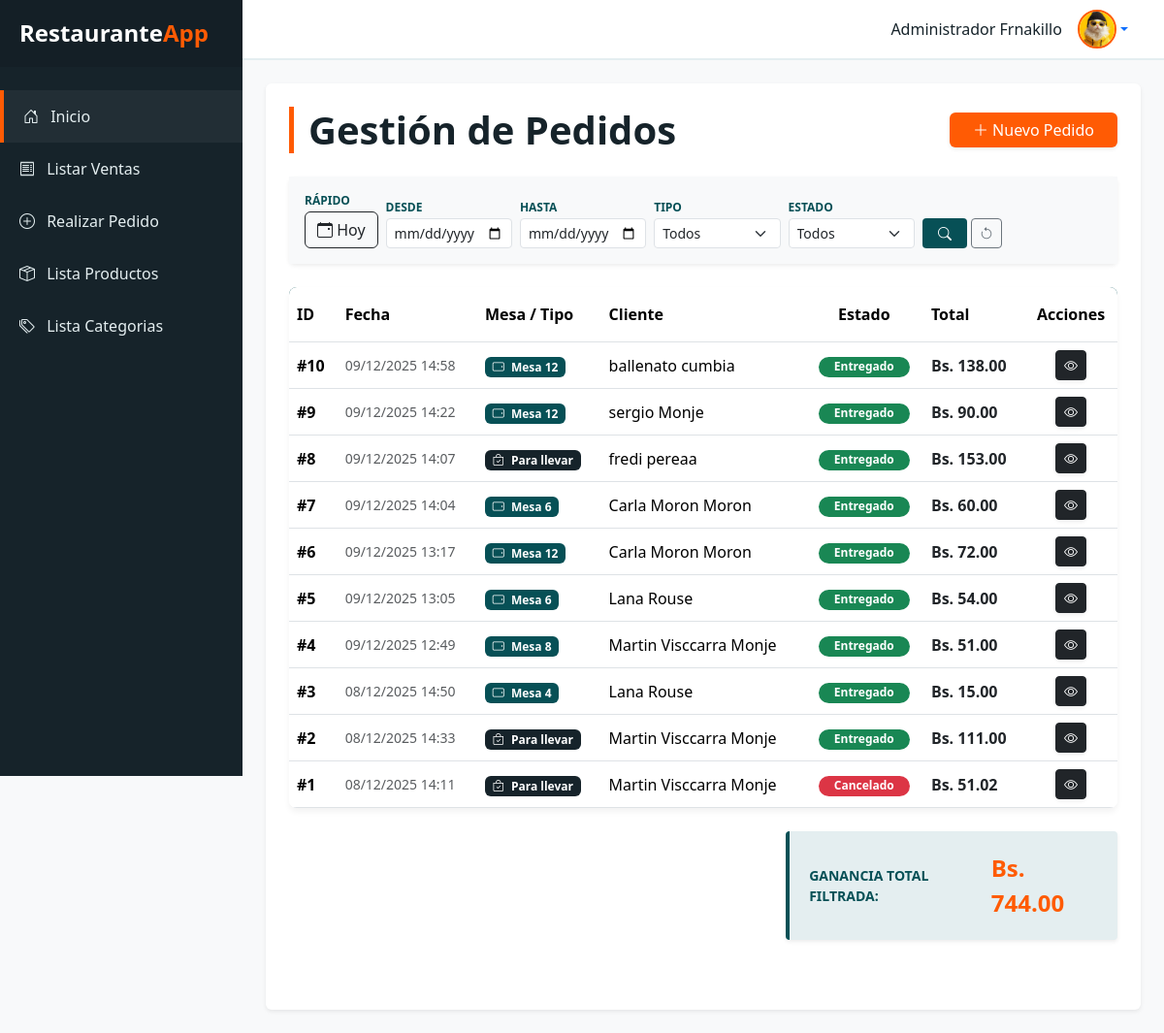
Before: /listarpedidos/ with the older database file.
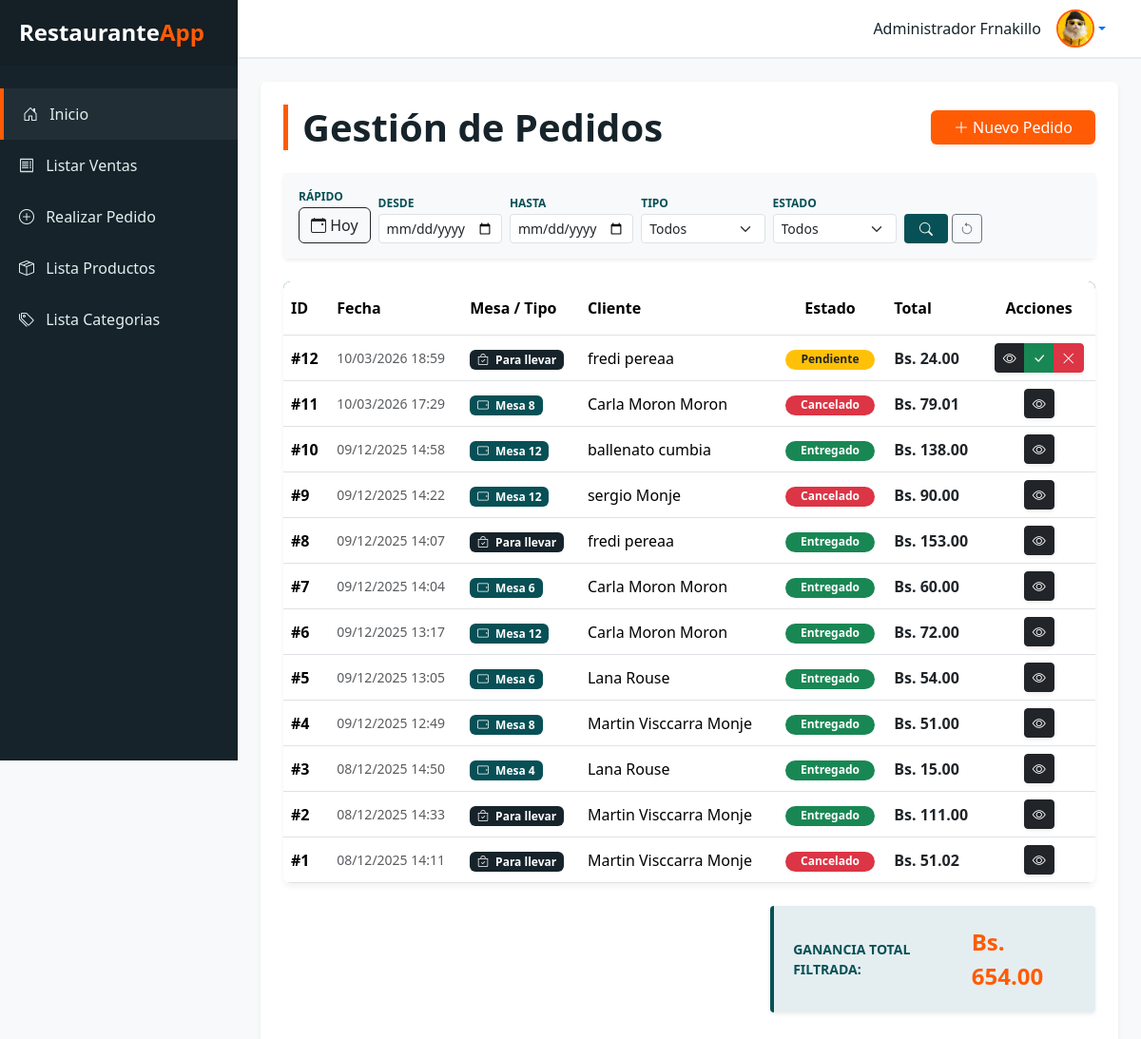
After: the same page with the newer database file.
### restaurante/models.py (models this page shows, shortened)
class Pedido(models.Model):
    class TipoPedido(models.TextChoices):
        MESA = "MESA", _("En mesa")
        LLEVAR = "LLEVAR", _("Para llevar")
    class Estado(models.TextChoices):
        PENDIENTE = "PENDIENTE", _("Pendiente")
        PREPARANDO = "PREPARANDO", _("Preparando")
        ENTREGADO = "ENTREGADO", _("Entregado")
        CANCELADO = "CANCELADO", _("Cancelado")
    fecha = models.DateTimeField(auto_now_add=True)
    tipo = models.CharField(
        max_length=20,
        choices=TipoPedido.choices,
        default=TipoPedido.MESA
    )
    estado = models.CharField(
        max_length=20,
        choices=Estado.choices,
        default=Estado.PENDIENTE
    )
    mesa = models.CharField(max_length=20, blank=True, null=True)
    cliente_nombre = models.CharField(max_length=100, blank=True, null=True)
    class Meta:
        verbose_name = _("Pedido")
        verbose_name_plural = _("Pedidos")
    @property
    def total(self):
        return sum(det.subtotal for det in self.detalles.all())

class DetallePedido(models.Model):
    pedido = models.ForeignKey(Pedido, on_delete=models.CASCADE, related_name="detalles")
    producto = models.ForeignKey(Producto, on_delete=models.PROTECT)
    cantidad = models.PositiveIntegerField(default=1)
    precio_unitario = models.DecimalField(max_digits=10, decimal_places=2)
    class Meta:
        verbose_name = _("Detalle de Pedido")
        verbose_name_plural = _("Detalles del Pedido")
    @property
    def subtotal(self):
        return self.cantidad * self.precio_unitario

### restaurante/views.py (the view)
# urls.py: path('listarpedidos/', views.lista_pedidos, name='lista_pedidos'),
def lista_pedidos(request):
    estado_filtro = request.GET.get('estado')
    tipo_filtro = request.GET.get('tipo')
    fecha_desde = request.GET.get('desde')
    fecha_hasta = request.GET.get('hasta')
    solo_hoy = request.GET.get('hoy') == 'true'
    qs = Pedido.objects.all().order_by('-fecha')
    if solo_hoy:
        hoy = timezone.now().date()
        qs = qs.filter(fecha__date=hoy)
    elif fecha_desde and fecha_hasta:
        qs = qs.filter(fecha__date__range=[fecha_desde, fecha_hasta])
    if estado_filtro and estado_filtro != 'TODOS':
        qs = qs.filter(estado=estado_filtro)
    if tipo_filtro and tipo_filtro != 'TODOS':
        qs = qs.filter(tipo=tipo_filtro)
    total_registros = qs.count()
    pedidos_entregados = qs.filter(estado='ENTREGADO')
    ganancia_solo_entregados = sum(p.total for p in pedidos_entregados)
    context = {
        'pedidos': qs,
        'estados_choices': Pedido.Estado.choices,
        'tipos_choices': Pedido.TipoPedido.choices,
        'estado_seleccionado': estado_filtro or 'TODOS',
        'tipo_seleccionado': tipo_filtro or 'TODOS',
        'fecha_desde': fecha_desde,
        'fecha_hasta': fecha_hasta,
        'es_hoy': solo_hoy,
        'total_registros': total_registros,
        'ganancia_total': ganancia_solo_entregados,
    }
    return render(request, 'pedidos/listar_pedidos.html', context)

### restaurante/templates/pedidos/listar_pedidos.html (shortened to what this page needs)
{% extends "base.html" %}
{% block content %}
<div class="row align-items-center mb-4">
    <div class="col-md-6">
        <h1 class="title-accent m-0">Gestión de Pedidos</h1>
    </div>
    <div class="col-md-6 text-md-end mt-3 mt-md-0">
        <a href="{% url 'crear_pedido' %}" class="btn btn-orange px-4 shadow-sm">
            <i class="bi bi-plus-lg"></i> Nuevo Pedido
        </a>
    </div>
</div>
<div class="card border-0 shadow-sm mb-4">
    <div class="card-body bg-light">
        <form method="get" class="row g-2 align-items-end">
            <div class="col-md-auto">
                <span class="filter-label">Rápido</span>
                <a href="?hoy=true" class="btn {% if es_hoy %}btn-orange{% else %}btn-outline-dark{% endif %} w-100">
                    <i class="bi bi-calendar-event"></i> Hoy
                </a>
            </div>
            <div class="col-md-2">
                <span class="filter-label">Desde</span>
                <input type="date" name="desde" value="{{ fecha_desde }}" class="form-control form-control-sm">
            </div>
            <div class="col-md-2">
                <span class="filter-label">Hasta</span>
                <input type="date" name="hasta" value="{{ fecha_hasta }}" class="form-control form-control-sm">
            </div>
            <div class="col-md-2">
                <span class="filter-label">Tipo</span>
                <select name="tipo" class="form-select form-select-sm">
                    <option value="TODOS">Todos</option>
                </select>
            </div>
            <div class="col-md-2">
                <span class="filter-label">Estado</span>
                <select name="estado" class="form-select form-select-sm">
                    <option value="TODOS">Todos</option>
                </select>
            </div>
            <div class="col-md-auto">
                <div class="d-flex gap-1">
                    <button type="submit" class="btn btn-filter btn-sm px-3" title="Aplicar Filtros">
                        <i class="bi bi-search"></i>
                    </button>
                    <a href="{% url 'lista_pedidos' %}" class="btn btn-outline-secondary btn-sm" title="Limpiar">
                        <i class="bi bi-arrow-counterclockwise"></i>
                    </a>
                </div>
            </div>
        </form>
    </div>
</div>
<div class="table-responsive custom-table">
    <table class="table table-hover align-middle bg-white mb-0">
        <thead>
            <tr>
                <th class="py-3">ID</th>
                <th class="py-3">Fecha</th>
                <th class="py-3">Mesa / Tipo</th>
                <th class="py-3">Cliente</th>
                <th class="py-3 text-center">Estado</th>
                <th class="py-3">Total</th>
                <th class="py-3 text-center">Acciones</th>
            </tr>
        </thead>
        <tbody>
            {% for pedido in pedidos %}
            <tr>
                <td class="fw-bold">#{{ pedido.id }}</td>
                <td class="text-muted small">{{ pedido.fecha|date:"d/m/Y H:i" }}</td>
                <td>
                    {% if pedido.mesa %}
                        <span class="badge badge-mesa"><i class="bi bi-tablet-landscape me-1"></i> Mesa {{ pedido.mesa }}</span>
                    {% else %}
                        <span class="badge badge-llevar"><i class="bi bi-bag-check me-1"></i> Para llevar</span>
                    {% endif %}
                </td>
                <td>{{ pedido.cliente_nombre|default:"Consumidor Final" }}</td>
                <td class="text-center">
                    {% if pedido.estado == "PENDIENTE" %}
                        <span class="badge rounded-pill bg-warning text-dark px-3">Pendiente</span>
                    {% elif pedido.estado == "PREPARANDO" %}
                        <span class="badge rounded-pill bg-info text-dark px-3">Preparando</span>
                    {% elif pedido.estado == "ENTREGADO" %}
                        <span class="badge rounded-pill bg-success px-3">Entregado</span>
                    {% else %}
                        <span class="badge rounded-pill bg-danger px-3">Cancelado</span>
                    {% endif %}
                </td>
                <td class="fw-bold text-dark">Bs. {{ pedido.total }}</td>
                <td class="text-center">
                    <div class="btn-group shadow-sm">
                        <a href="{% url 'detalle_pedido' pedido.id %}"
   class="btn btn-sm btn-dark btn-ver-detalle"
   data-id="{{ pedido.id }}"
   data-bs-toggle="modal"
   data-bs-target="#modalDetalle">
    <i class="bi bi-eye"></i>
</a>
                        {% if pedido.estado != "ENTREGADO" and pedido.estado != "CANCELADO" %}
<div class="btn-group">
    <button type="button"
            class="btn btn-sm btn-success btn-confirmar"
            data-bs-toggle="modal"
            data-bs-target="#modalConfirmacion"
            data-url="{% url 'cambiar_estado_pedido' pedido.id %}"
            data-estado="ENTREGADO"
            data-mensaje="¿Está seguro de marcar el pedido #{{ pedido.id }} como ENTREGADO?"
            title="Marcar como Entregado">
        <i class="bi bi-check-lg"></i>
    </button>
    <button type="button"
            class="btn btn-sm btn-danger btn-confirmar"
            data-bs-toggle="modal"
            data-bs-target="#modalConfirmacion"
            data-url="{% url 'cambiar_estado_pedido' pedido.id %}"
            data-estado="CANCELADO"
            data-mensaje="¿Está seguro de ANULAR el pedido #{{ pedido.id }}? Esta acción no se puede deshacer."
            title="Anular Pedido">
        <i class="bi bi-x-lg"></i>
    </button>
</div>
{% endif %}
                    </div>
                </td>
            </tr>
            {% endfor %}
        </tbody>
    </table>
</div>
{% if total_registros > 0 %}
<div class="mt-4 row justify-content-end">
    <div class="col-md-4 col-lg-5">
        <div class="total-box d-flex justify-content-between align-items-center shadow-sm">
            <span class="fw-bold text-uppercase small" style="color: var(--deep-sea-green);">Ganancia Total Filtrada:</span>
            <span class="fs-4 price-text">Bs. {{ ganancia_total|default:"0.00"|floatformat:2 }}</span>
        </div>
    </div>
</div>
{% endif %}
<br><br>
{% endblock %}

### restaurante/templates/base.html (shortened to what this page needs)
<!DOCTYPE html>
{% load static %}
<html lang="es">
<head>
    <link href="https://cdn.jsdelivr.net/npm/bootstrap@5.3.3/dist/css/bootstrap.min.css" rel="stylesheet">
    <link rel="stylesheet" href="https://cdn.jsdelivr.net/npm/bootstrap-icons@1.11.3/font/bootstrap-icons.min.css">
</head>
<body>
    <nav id="sidebar">
        <div class="sidebar-header">
            <h4 class="text-white mb-0 fw-bold">Restaurante<span style="color: var(--blaze-orange);">App</span></h4>
        </div>
        <ul class="list-unstyled components mt-4">
            <li class="active">
                <a href="{% url 'home' %}"><i class="bi bi-house-door me-2"></i> Inicio</a>
            </li>
            <li>
                <a href="{% url 'lista_pedidos' %}"><i class="bi bi-receipt me-2"></i> Listar Ventas</a>
            </li>
            <li>
                <a href="{% url 'crear_pedido' %}"><i class="bi bi-plus-circle me-2"></i> Realizar Pedido</a>
            </li>
            <li>
                <a href="{% url 'lista_productos' %}"><i class="bi bi-box-seam me-2"></i> Lista Productos</a>
            </li>
            <li>
                <a href="{% url 'lista_categorias' %}"><i class="bi bi-tags me-2"></i> Lista Categorias</a>
            </li>
        </ul>
    </nav>
    <div id="content">
        <nav class="navbar navbar-expand-lg navbar-custom">
            <div class="container-fluid">
                <div class="ms-auto d-flex align-items-center">
                    <span class="me-3 d-none d-sm-block fw-medium" style="color: var(--mirage);">
                        Administrador Frnakillo </span>
                    <div class="dropdown">
                        <a href="#" class="d-flex align-items-center text-decoration-none dropdown-toggle" data-bs-toggle="dropdown">
                            <img src="{% static "img/p2.jpg" %}" alt="user" class="user-avatar">
                        </a>
                    </div>
                </div>
            </div>
        </nav>
        <div class="container-fluid p-4">
            <div class="card border-0 shadow-sm p-4">
                {% block content %}{% endblock %}
            </div>
        </div>
    </div>
</body>
</html>

### restaurante/templates/base.html (style rules this page uses)
:root { --mirage: #16232a; --blaze-orange: #ff5b04; --deep-sea-green: #075056; --wild-sand: #e4eef0; }
body { background-color: #f8f9fa; overflow-x: hidden; }
#sidebar { width: 250px; height: 100vh; position: fixed; background-color: var(--mirage); transition: all 0.3s; z-index: 1000; }
#sidebar .sidebar-header { padding: 20px; background: rgba(0,0,0,0.1); }
#sidebar ul li a { padding: 15px 20px; display: block; color: var(--wild-sand); text-decoration: none; transition: 0.3s; }
#sidebar ul li.active > a { border-left: 4px solid var(--blaze-orange); background-color: rgba(255, 255, 255, 0.05); }
#content { width: calc(100% - 250px); margin-left: 250px; transition: all 0.3s; }
.navbar-custom { background-color: white; border-bottom: 2px solid var(--wild-sand); padding: 10px 25px; }
.user-avatar { width: 40px; height: 40px; border-radius: 50%; object-fit: cover; border: 2px solid var(--blaze-orange); }
.btn-orange { background-color: var(--blaze-orange); color: white; border: none; }

### restaurante/templates/pedidos/listar_pedidos.html (style rules this page uses)
.title-accent { color: var(--mirage); border-left: 5px solid var(--blaze-orange); padding-left: 15px; font-weight: 700; }
.custom-table thead { background-color: var(--deep-sea-green); color: white; }
.custom-table { border-radius: 8px; overflow: hidden; box-shadow: 0 4px 6px rgba(0,0,0,0.05); }
.btn-filter { background-color: var(--deep-sea-green); color: white; border: none; }
.btn-orange { background-color: var(--blaze-orange); color: white; }
.badge-mesa { background-color: var(--deep-sea-green); }
.badge-llevar { background-color: var(--mirage); }
.total-box { background-color: var(--wild-sand); border-left: 4px solid var(--deep-sea-green); padding: 20px; border-radius: 4px; }
.price-text { color: var(--blaze-orange); font-weight: 800; }
.filter-label { font-size: 0.75rem; font-weight: bold; color: var(--deep-sea-green); text-transform: uppercase; margin-bottom: 2px; display: block; }

Changed rows visible on the page:
added Pedido: id "12", fecha "10/03/2026 18:59", shows "Para llevar", cliente_nombre "fredi pereaa", estado "Pendiente", total "24.00"
added Pedido: id "11", fecha "10/03/2026 17:29", mesa "8", cliente_nombre "Carla Moron Moron", estado "Cancelado", total "79.01"
changed Pedido "sergio Monje": estado "Entregado" → "Cancelado"
Other visible differences:
{{ ganancia_total|default:"0.00"|floatformat:2 }}: "744.00" → "654.00"
